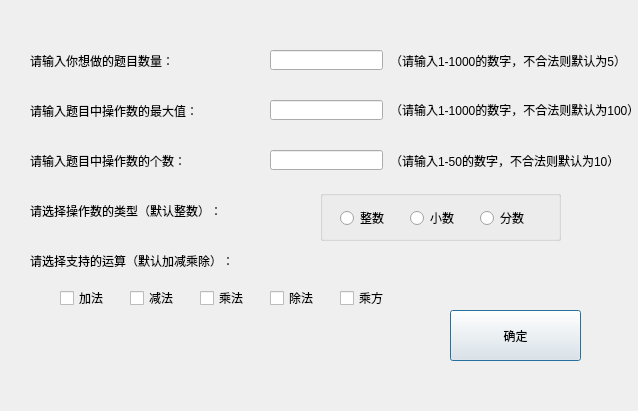
<?xml version="1.0" encoding="UTF-8"?>
<ui version="4.0">
 <class>Setting</class>
 <widget class="QDialog" name="Setting">
  <property name="geometry">
   <rect>
    <x>0</x>
    <y>0</y>
    <width>638</width>
    <height>411</height>
   </rect>
  </property>
  <property name="windowTitle">
   <string>Dialog</string>
  </property>
  <widget class="QLabel" name="label_2">
   <property name="geometry">
    <rect>
     <x>30</x>
     <y>100</y>
     <width>221</width>
     <height>21</height>
    </rect>
   </property>
   <property name="styleSheet">
    <string notr="true">font: 12pt &quot;Adobe Devanagari&quot;;</string>
   </property>
   <property name="text">
    <string>请输入题目中操作数的最大值：</string>
   </property>
  </widget>
  <widget class="QLabel" name="label_3">
   <property name="geometry">
    <rect>
     <x>30</x>
     <y>150</y>
     <width>211</width>
     <height>21</height>
    </rect>
   </property>
   <property name="styleSheet">
    <string notr="true">font: 12pt &quot;Adobe Devanagari&quot;;</string>
   </property>
   <property name="text">
    <string>请输入题目中操作数的个数：</string>
   </property>
  </widget>
  <widget class="QLineEdit" name="lineEdit_2">
   <property name="geometry">
    <rect>
     <x>270</x>
     <y>100</y>
     <width>113</width>
     <height>20</height>
    </rect>
   </property>
  </widget>
  <widget class="QLineEdit" name="lineEdit">
   <property name="geometry">
    <rect>
     <x>270</x>
     <y>50</y>
     <width>113</width>
     <height>20</height>
    </rect>
   </property>
  </widget>
  <widget class="QLabel" name="label_8">
   <property name="geometry">
    <rect>
     <x>390</x>
     <y>100</y>
     <width>241</width>
     <height>20</height>
    </rect>
   </property>
   <property name="text">
    <string>（请输入1-1000的数字，不合法则默认为100）</string>
   </property>
  </widget>
  <widget class="QCheckBox" name="checkBox_2">
   <property name="geometry">
    <rect>
     <x>130</x>
     <y>290</y>
     <width>71</width>
     <height>16</height>
    </rect>
   </property>
   <property name="text">
    <string>减法</string>
   </property>
  </widget>
  <widget class="QCheckBox" name="checkBox_3">
   <property name="geometry">
    <rect>
     <x>200</x>
     <y>290</y>
     <width>71</width>
     <height>16</height>
    </rect>
   </property>
   <property name="text">
    <string>乘法</string>
   </property>
  </widget>
  <widget class="QCheckBox" name="checkBox_4">
   <property name="geometry">
    <rect>
     <x>270</x>
     <y>290</y>
     <width>71</width>
     <height>16</height>
    </rect>
   </property>
   <property name="text">
    <string>除法</string>
   </property>
  </widget>
  <widget class="QLabel" name="label">
   <property name="geometry">
    <rect>
     <x>30</x>
     <y>50</y>
     <width>191</width>
     <height>21</height>
    </rect>
   </property>
   <property name="styleSheet">
    <string notr="true">font: 12pt &quot;Adobe Devanagari&quot;;</string>
   </property>
   <property name="text">
    <string>请输入你想做的题目数量：</string>
   </property>
  </widget>
  <widget class="QLabel" name="label_6">
   <property name="geometry">
    <rect>
     <x>30</x>
     <y>250</y>
     <width>261</width>
     <height>21</height>
    </rect>
   </property>
   <property name="styleSheet">
    <string notr="true">font: 12pt &quot;Adobe Devanagari&quot;;</string>
   </property>
   <property name="text">
    <string>请选择支持的运算（默认加减乘除）：</string>
   </property>
  </widget>
  <widget class="QLineEdit" name="lineEdit_3">
   <property name="geometry">
    <rect>
     <x>270</x>
     <y>150</y>
     <width>113</width>
     <height>20</height>
    </rect>
   </property>
  </widget>
  <widget class="QCheckBox" name="checkBox_5">
   <property name="geometry">
    <rect>
     <x>340</x>
     <y>290</y>
     <width>71</width>
     <height>16</height>
    </rect>
   </property>
   <property name="text">
    <string>乘方</string>
   </property>
  </widget>
  <widget class="QLabel" name="label_7">
   <property name="geometry">
    <rect>
     <x>390</x>
     <y>50</y>
     <width>241</width>
     <height>21</height>
    </rect>
   </property>
   <property name="text">
    <string>（请输入1-1000的数字，不合法则默认为5）</string>
   </property>
  </widget>
  <widget class="QCheckBox" name="checkBox">
   <property name="geometry">
    <rect>
     <x>60</x>
     <y>290</y>
     <width>71</width>
     <height>16</height>
    </rect>
   </property>
   <property name="text">
    <string>加法</string>
   </property>
  </widget>
  <widget class="QLabel" name="label_4">
   <property name="geometry">
    <rect>
     <x>30</x>
     <y>200</y>
     <width>261</width>
     <height>21</height>
    </rect>
   </property>
   <property name="styleSheet">
    <string notr="true">font: 12pt &quot;Adobe Devanagari&quot;;</string>
   </property>
   <property name="text">
    <string>请选择操作数的类型（默认整数）：</string>
   </property>
  </widget>
  <widget class="QLabel" name="label_9">
   <property name="geometry">
    <rect>
     <x>390</x>
     <y>150</y>
     <width>231</width>
     <height>21</height>
    </rect>
   </property>
   <property name="text">
    <string>（请输入1-50的数字，不合法则默认为10）</string>
   </property>
  </widget>
  <widget class="QPushButton" name="pushButton">
   <property name="geometry">
    <rect>
     <x>450</x>
     <y>310</y>
     <width>131</width>
     <height>51</height>
    </rect>
   </property>
   <property name="styleSheet">
    <string notr="true">font: 12pt &quot;Adobe Devanagari&quot;;</string>
   </property>
   <property name="text">
    <string>确定</string>
   </property>
  </widget>
  <widget class="QGroupBox" name="groupBox">
   <property name="geometry">
    <rect>
     <x>320</x>
     <y>190</y>
     <width>241</width>
     <height>51</height>
    </rect>
   </property>
   <property name="title">
    <string/>
   </property>
   <widget class="QRadioButton" name="radioButton">
    <property name="geometry">
     <rect>
      <x>20</x>
      <y>20</y>
      <width>89</width>
      <height>16</height>
     </rect>
    </property>
    <property name="text">
     <string>整数</string>
    </property>
   </widget>
   <widget class="QRadioButton" name="radioButton_1">
    <property name="geometry">
     <rect>
      <x>90</x>
      <y>20</y>
      <width>89</width>
      <height>16</height>
     </rect>
    </property>
    <property name="text">
     <string>小数</string>
    </property>
   </widget>
   <widget class="QRadioButton" name="radioButton_2">
    <property name="geometry">
     <rect>
      <x>160</x>
      <y>20</y>
      <width>89</width>
      <height>16</height>
     </rect>
    </property>
    <property name="text">
     <string>分数</string>
    </property>
   </widget>
  </widget>
 </widget>
 <resources/>
 <connections/>
</ui>
